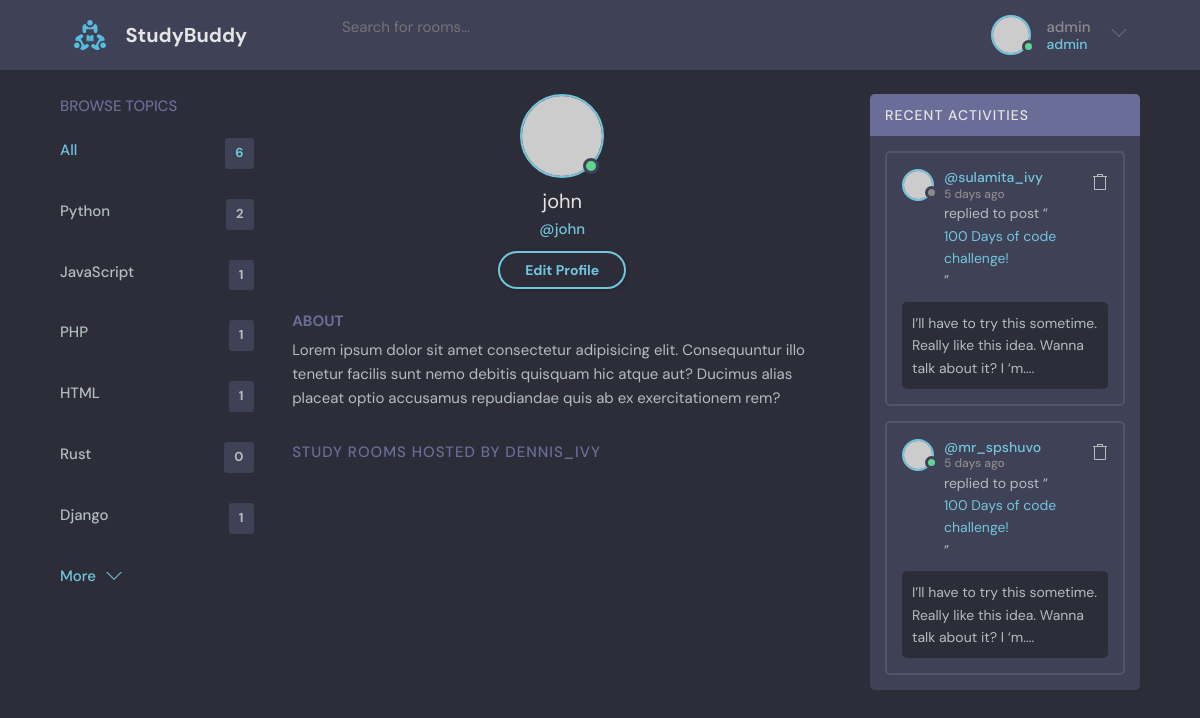
The app's page /profile/2/ (signed in) with its own data.
### base/models.py (models this page shows, shortened)
class Topic(models.Model):
    name = models.CharField(max_length=50)

### base/views.py (the view)
# urls.py: path("profile/<str:pk>/", views.userProfile, name="user-profile"),
def userProfile(request,pk):
    user = User.objects.get(id=pk)
    rooms = user.room_set.all()
    room_messages=user.message_set.all()
    topics=Topic.objects.all()
    context = {'user':user,'room_messages':room_messages,'topics':topics,'room':room}
    return render(request, 'base/profile.html', context)

### base/templates/base/profile.html (shortened to what this page needs)
  {% extends 'main.html' %}
  {% block content %}
  <main class="profile-page layout layout--3">
    <div class="container">
      {% include 'base/topic_component.html' %}
      <div class="roomList">
        <div class="profile">
          <div class="profile__avatar">
            <div class="avatar avatar--large active">
              <img src="https://randomuser.me/api/portraits/men/11.jpg" />
            </div>
          </div>
          <div class="profile__info">
            <h3>{{user.username}}</h3>
            <p>@{{user.username}}</p>
            <a href="edit-user.html" class="btn btn--main btn--pill">Edit Profile</a>
          </div>
          <div class="profile__about">
            <h3>About</h3>
            <p>
              Lorem ipsum dolor sit amet consectetur adipisicing elit. Consequuntur illo tenetur
              facilis sunt nemo debitis quisquam hic atque aut? Ducimus alias placeat optio
              accusamus repudiandae quis ab ex exercitationem rem?
            </p>
          </div>
        </div>
        <div class="roomList__header">
          <div>
            <h2>Study Rooms Hosted by dennis_ivy</a>
            </h2>
          </div>
        </div>
      </div>
      <div class="activities">
        <div class="activities__header">
          <h2>Recent Activities</h2>
        </div>
        <div class="activities__box">
          <div class="activities__boxHeader roomListRoom__header">
            <a href="profile.html" class="roomListRoom__author">
              <div class="avatar avatar--small">
                <img src="https://randomuser.me/api/portraits/women/11.jpg" />
              </div>
              <p>
                @sulamita_ivy
                <span>5 days ago</span>
              </p>
            </a>
            <div class="roomListRoom__actions">
              <a href="#">
              </a>
            </div>
          </div>
          <div class="activities__boxContent">
            <p>replied to post “<a href="room.html">100 Days of code challenge!</a>”</p>
            <div class="activities__boxRoomContent">
              I’ll have to try this sometime. Really like this idea. Wanna talk about it? I ‘m....
            </div>
          </div>
        </div>
        <div class="activities__box">
          <div class="activities__boxHeader roomListRoom__header">
            <a href="profile.html" class="roomListRoom__author">
              <div class="avatar avatar--small active">
                <img src="https://randomuser.me/api/portraits/men/13.jpg" />
              </div>
              <p>
                @mr_spshuvo
                <span>5 days ago</span>
              </p>
            </a>
            <div class="roomListRoom__actions">
              <a href="#">
              </a>
            </div>
          </div>
          <div class="activities__boxContent">
            <p>replied to post “<a href="room.html">100 Days of code challenge!</a>”</p>
            <div class="activities__boxRoomContent">
              I’ll have to try this sometime. Really like this idea. Wanna talk about it? I ‘m....
            </div>
          </div>
        </div>
      </div>
    </div>
  </main>
  {% endblock content %}

### templates/navbar.html (shortened to what this page needs)
{% load static %}
<header class="header header--loggedIn">
    <div class="container">
      <a href="{% url 'home' %}" class="header__logo">
        <img src="{% static 'images/logo.svg' %}" />
        <h1>StudyBuddy</h1>
      </a>
      <form class="header__search" method="GET" action="{% url 'home' %}>
        <label>
          <svg version="1.1" xmlns="http://www.w3.org/2000/svg" width="32" height="32" viewBox="0 0 32 32">
          <input name="q" placeholder="Search for rooms..." />
      </form>
      <nav class="header__menu">
        {% if request.user.is_authenticated %}
        <div class="header__user">
          <a href="profile.html">
            <div class="avatar avatar--medium active">
              <img src="https://randomuser.me/api/portraits/men/37.jpg" />
            </div>
            <p>{{ request.user.username }}<span>{{ request.user.username }}</span></p>
          </a>
          <button class="dropdown-button">
            <svg version="1.1" xmlns="http://www.w3.org/2000/svg" width="32" height="32" viewBox="0 0 32 32">
              <title>chevron-down</title>
              <path d="M16 21l-13-13h-3l16 16 16-16h-3l-13 13z"></path>
            </svg>
          </button>
        </div>
        {% else %}
        <a href="{% url 'login' %}">
          <img src="{% static 'images/avatar.svg' %}" />
          <p>Login</p>
        </a>
        {% endif %}
      </nav>
    </div>
  </header>

### base/templates/base/topic_component.html
        <div class="topics">
            <div class="topics__header">
              <h2>Browse Topics</h2>
            </div>
            <ul class="topics__list">
              <li>
                <a href="{% url 'home' %}" class="active">All <span>{{topics.count}}</span></a>
              </li>
              {% for topic in topics %}
              <li>
                <a href="{% url 'home' %}?q={{topic.name}}">{{topic.name}} <span>{{topic.room_set.all.count}}</span></a>
              </li>
              {% endfor %}
            </ul>
            <a class="btn btn--link" href="topics.html">
              More
              <svg version="1.1" xmlns="http://www.w3.org/2000/svg" width="32" height="32" viewBox="0 0 32 32">
                <title>chevron-down</title>
                <path d="M16 21l-13-13h-3l16 16 16-16h-3l-13 13z"></path>
              </svg>
            </a>
          </div>

### records on screen
Topic: name "Python", room_set.all.count "2"
Topic: name "JavaScript", room_set.all.count "1"
Topic: name "PHP", room_set.all.count "1"
Topic: name "HTML", room_set.all.count "1"
Topic: name "Rust", room_set.all.count "0"
Topic: name "Django", room_set.all.count "1"

### other values on screen
{{ request.user.username }} "admin"
{{ topics.count }} "6"
{{ user.username }} "john"
